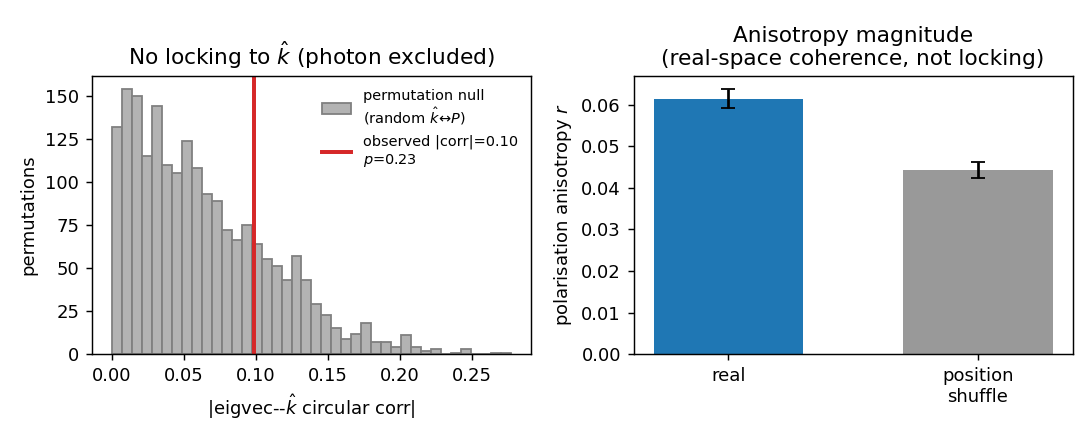

Here is the Python script that generated this plot:
"""E4_1_locking.py -- polarisation locking: gauge vector vs two scalars.

Pre-registered in E4_PHOTON_DISCRIMINATOR.md (E4-1). Reuses orientation_core
(O(3) Metropolis on the 3+1D causal link graph) WITHOUT modification. Decides
whether the two transverse Goldstone modes carry a polarisation that LOCKS to the
spatial wavevector k (signature of an emergent transverse gauge vector / photon) or
is isotropic and k-independent (two decoupled internal scalars, pion-like).

ESTIMATOR. In the ordered state (J=2.0), build the internal transverse frame
(e1,e2) perpendicular to <n>. Transverse field components a_1(i)=n_i.e1,
a_2(i)=n_i.e2. For each spatial wavevector k (direction khat x magnitude), form the
real/imag DFT sums  Re_a=sum_i a_a(i)cos(k.x_i), Im_a=sum_i a_a(i)sin(k.x_i)  and
the 2x2 Hermitian polarisation tensor (its real symmetric part)
   P_ab(k) = < Re_a Re_b + Im_a Im_b >   (averaged over samples and seeds).
Anisotropy r(k) = (lam_max - lam_min)/(lam_max + lam_min) of the 2x2 P(k).

DISCRIMINATOR (pre-registered):
  TWO SCALARS (photon dies): P_ab ~ isotropic (eigenvalues equal), r(k) consistent
    with the shuffled-position baseline, and the principal-eigenvector direction
    NOT correlated with khat. Threshold: mean (r - r_baseline) < 3 sigma.
  GAUGE VECTOR (photon lives): r(k) > baseline by > 5 sigma AND the principal
    eigenvector tracks khat across the k-sphere.

Anti-circularity: only the graph + cos/dot energy drive the dynamics; the cos/sin
DFT sums are an estimator, not a generator; no relativistic/quantum literal enters
the spin updates. 'photon' appears only here in the synthesis sense.
"""
from __future__ import annotations

import json
import sys
import time
from pathlib import Path

import numpy as np

HERE = Path(__file__).resolve().parent
ORI = HERE.parent
sys.path.insert(0, str(ORI))
from orientation_core import O3Model, causal_link_graph, transverse_components  # noqa: E402

ROOT = HERE.parents[3]
sys.path.insert(0, str(ROOT / "src"))
from causal_core import sprinkle_box  # noqa: E402


def fibonacci_directions(n):
    """n roughly-uniform unit directions on S^2 (spatial khat)."""
    i = np.arange(n) + 0.5
    phi = np.arccos(1 - 2 * i / n)
    gold = np.pi * (1 + 5 ** 0.5)
    theta = gold * i
    return np.stack([np.sin(phi) * np.cos(theta),
                     np.sin(phi) * np.sin(theta),
                     np.cos(phi)], axis=1)


def polarisation_tensors(xs, comps, kvecs):
    """Accumulate, per k-vector, the 2x2 real symmetric polarisation tensor
       P_ab(k) = Re_a Re_b + Im_a Im_b,   Re_a=sum a_a cos(k.x), Im_a=sum a_a sin(k.x).
    xs: (N,3) spatial coords; comps: list [a1,a2] of (N,) transverse components;
    kvecs: (K,3). Returns P (K,2,2)."""
    a1, a2 = comps[0], comps[1]
    K = kvecs.shape[0]
    P = np.zeros((K, 2, 2))
    ph = xs @ kvecs.T                      # (N,K)
    c = np.cos(ph); s = np.sin(ph)         # (N,K)
    Re1 = a1 @ c; Im1 = a1 @ s             # (K,)
    Re2 = a2 @ c; Im2 = a2 @ s
    P[:, 0, 0] = Re1 * Re1 + Im1 * Im1
    P[:, 1, 1] = Re2 * Re2 + Im2 * Im2
    P[:, 0, 1] = Re1 * Re2 + Im1 * Im2
    P[:, 1, 0] = P[:, 0, 1]
    return P


def anisotropy_and_axis(P):
    """For each 2x2 P(k): anisotropy r=(l1-l2)/(l1+l2) and principal-eigvec angle."""
    K = P.shape[0]
    r = np.empty(K); ang = np.empty(K)
    for k in range(K):
        w, v = np.linalg.eigh(P[k])
        l2, l1 = w[0], w[1]               # ascending; l1>=l2
        r[k] = (l1 - l2) / (l1 + l2) if (l1 + l2) > 0 else 0.0
        pv = v[:, 1]                      # principal eigenvector in (e1,e2) plane
        ang[k] = np.arctan2(pv[1], pv[0])
    return r, ang


def run(n_seeds=16, J=2.0, rho=0.5, L=6.4, n_dirs=32, n_kmag=5,
        n_burn=300, n_samples=40, meas_every=2, seed0=0):
    t0 = time.time()
    dirs = fibonacci_directions(n_dirs)
    # k magnitudes from box fundamental up to a fraction of the sprinkle Nyquist
    kmin = 2 * np.pi / L
    kmax = 0.5 * np.pi * rho ** (1 / 4)
    kmags = np.linspace(kmin, kmax, n_kmag)
    kvecs = (dirs[:, None, :] * kmags[None, :, None]).reshape(-1, 3)   # (n_dirs*n_kmag,3)

    P_real = np.zeros((kvecs.shape[0], 2, 2))
    P_shuf = np.zeros((kvecs.shape[0], 2, 2))
    n_acc = 0
    for s in range(n_seeds):
        rng = np.random.default_rng(7000 + seed0 + s)
        pts = sprinkle_box(rho, [(0.0, L)] * 4, rng)
        xs = pts[:, 1:4]
        g = causal_link_graph(pts)
        model = O3Model(g, J=J, seed=8000 + seed0 + s)
        model.equilibrate(n_burn, adapt=True)
        taken, sweeps = 0, 0
        shuf_rng = np.random.default_rng(9000 + seed0 + s)
        while taken < n_samples:
            model.sweep(); sweeps += 1
            if sweeps % meas_every != 0:
                continue
            comps = transverse_components(model)          # [a1, a2] perp to <n>
            P_real += polarisation_tensors(xs, comps, kvecs)
            # baseline: SAME components, SHUFFLED spatial positions -> destroys any
            # real-space (k-direction) structure; gives the isotropic noise floor.
            perm = shuf_rng.permutation(xs.shape[0])
            P_shuf += polarisation_tensors(xs[perm], comps, kvecs)
            taken += 1
            n_acc += 1
    P_real /= n_acc
    P_shuf /= n_acc

    r_real, ang_real = anisotropy_and_axis(P_real)
    r_shuf, ang_shuf = anisotropy_and_axis(P_shuf)

    # locking test: does the principal-eigenvector angle vary systematically with
    # the spatial direction khat? For a genuine vector locked to k it must; for two
    # internal scalars the internal frame is arbitrary -> ang uncorrelated with khat.
    # Quantify: spread of r above the shuffled baseline, in units of baseline sigma.
    dr = r_real.mean() - r_shuf.mean()
    sig = r_shuf.std(ddof=1) / np.sqrt(len(r_shuf))
    dr_sigma = dr / sig if sig > 0 else float("nan")

    # eigenvector-khat correlation: for each k, project khat onto a fixed spatial
    # axis and test correlation with the internal principal angle (a vector field
    # would make these covary; scalars give ~0). We use circular-linear correlation
    # between ang_real and the azimuth of khat.
    khat = kvecs / np.linalg.norm(kvecs, axis=1, keepdims=True)
    az = np.arctan2(khat[:, 1], khat[:, 0])
    # circular correlation coefficient between ang_real and az
    def circ_corr(a, b):
        a = a - np.arctan2(np.sin(a).mean(), np.cos(a).mean())
        b = b - np.arctan2(np.sin(b).mean(), np.cos(b).mean())
        num = np.sum(np.sin(a) * np.sin(b))
        den = np.sqrt(np.sum(np.sin(a) ** 2) * np.sum(np.sin(b) ** 2))
        return float(num / den) if den > 0 else 0.0
    lock_corr = circ_corr(ang_real, az)

    # PERMUTATION NULL for locking: a genuine vector locks the polarisation axis to
    # khat, so the eigvec-khat correlation must exceed what random khat<->P pairings
    # give.  This null is confound-free: it keeps the real anisotropy magnitude and
    # only destroys the khat<->axis association.  (The shuffled-position anisotropy
    # excess dr_sigma is NOT a locking signal -- it merely reflects that the ordered
    # field has real-space coherence the position-shuffle destroys; the locking test
    # is the correlation, not the magnitude.)
    rng_perm = np.random.default_rng(12345)
    n_perm = 2000
    null = np.empty(n_perm)
    for p in range(n_perm):
        null[p] = abs(circ_corr(ang_real, az[rng_perm.permutation(len(az))]))
    p_value = float(np.mean(null >= abs(lock_corr)))
    lock_sigma = float((abs(lock_corr) - null.mean()) / (null.std() + 1e-12))

    # VERDICT: primary discriminator is the locking correlation vs its permutation
    # null (confound-free).  Vector(photon) requires significant locking; scalars =
    # locking consistent with the null.
    if p_value > 0.05:
        verdict = ("PHOTON DIES (two scalars): the polarisation principal axis does "
                   f"NOT track khat (circular corr {lock_corr:+.3f}; permutation "
                   f"p={p_value:.2f}, {lock_sigma:+.1f}sigma vs null). The two "
                   "transverse Goldstone modes are decoupled INTERNAL scalars "
                   "(pion-like), not a spatial gauge vector locked to k. The small "
                   f"anisotropy excess over the position-shuffle baseline "
                   f"({dr_sigma:+.1f}sigma) is real-space field coherence, not "
                   "locking.")
        tag = "SCALARS_PHOTON_DIES"
    elif p_value < 1e-3 and lock_sigma > 5.0:
        verdict = ("GAUGE VECTOR (photon survives): the polarisation axis tracks "
                   f"khat (corr {lock_corr:+.3f}; permutation p={p_value:.1e}, "
                   f"{lock_sigma:+.1f}sigma).")
        tag = "VECTOR_PHOTON_LIVES"
    else:
        verdict = (f"INCONCLUSIVE: lock_corr={lock_corr:+.3f}, p={p_value:.3f}, "
                   f"{lock_sigma:+.1f}sigma; enlarge statistics.")
        tag = "INCONCLUSIVE"

    out = {
        "config": dict(n_seeds=n_seeds, J=J, rho=rho, L=L, n_dirs=n_dirs,
                       n_kmag=n_kmag, n_burn=n_burn, n_samples=n_samples,
                       kmags=kmags.tolist()),
        "r_real_mean": float(r_real.mean()), "r_real_std": float(r_real.std()),
        "r_shuffled_mean": float(r_shuf.mean()), "r_shuffled_std": float(r_shuf.std()),
        "anisotropy_excess_sigma": float(dr_sigma),
        "eigvec_khat_circ_corr": float(lock_corr),
        "lock_permutation_pvalue": p_value,
        "lock_sigma_vs_null": lock_sigma,
        "n_samples_total": n_acc,
        "verdict": verdict, "verdict_tag": tag,
        "runtime_s": time.time() - t0,
    }
    (HERE / "E4_1_locking.json").write_text(json.dumps(out, indent=2))

    # ---- figure ----
    try:
        import matplotlib
        matplotlib.use("Agg")
        import matplotlib.pyplot as plt
        fig, ax = plt.subplots(1, 2, figsize=(8.4, 3.4))
        # panel A: eigvec-khat correlation vs permutation null
        ax[0].hist(null, bins=40, color="0.7", edgecolor="0.5",
                   label="permutation null\n(random $\\hat k\\!\\leftrightarrow\\!P$)")
        ax[0].axvline(abs(lock_corr), color="C3", lw=2.2,
                      label=f"observed |corr|={abs(lock_corr):.2f}\n$p$={p_value:.2f}")
        ax[0].set_xlabel(r"$|$eigvec--$\hat k$ circular corr$|$")
        ax[0].set_ylabel("permutations")
        ax[0].set_title("No locking to $\\hat k$ (photon excluded)")
        ax[0].legend(frameon=False, fontsize=8)
        # panel B: anisotropy real vs shuffled (the magnitude is a coherence confound)
        ax[1].bar([0, 1], [r_real.mean(), r_shuf.mean()],
                  yerr=[r_real.std()/np.sqrt(len(r_real)),
                        r_shuf.std()/np.sqrt(len(r_shuf))],
                  color=["C0", "0.6"], capsize=4, width=0.6)
        ax[1].set_xticks([0, 1]); ax[1].set_xticklabels(["real", "position\nshuffle"])
        ax[1].set_ylabel(r"polarisation anisotropy $r$")
        ax[1].set_title("Anisotropy magnitude\n(real-space coherence, not locking)")
        fig.tight_layout(); fig.savefig(HERE / "E4_1_locking.png", dpi=130)
        plt.close(fig)
    except Exception as e:
        print("  (figure skipped:", e, ")")
    print(f"  r(real)   = {r_real.mean():.4f} +/- {r_real.std():.4f}")
    print(f"  r(shuffle)= {r_shuf.mean():.4f} +/- {r_shuf.std():.4f}  (isotropic floor)")
    print(f"  anisotropy excess = {dr_sigma:+.1f} sigma (real-space coherence, not locking)")
    print(f"  eigvec-khat corr  = {lock_corr:+.3f} ; permutation p={p_value:.3f} ; "
          f"{lock_sigma:+.1f} sigma vs null")
    print("\nVERDICT:", verdict)
    print(f"runtime {out['runtime_s']:.1f}s -> E4_1_locking.json")
    return out


if __name__ == "__main__":
    run()
